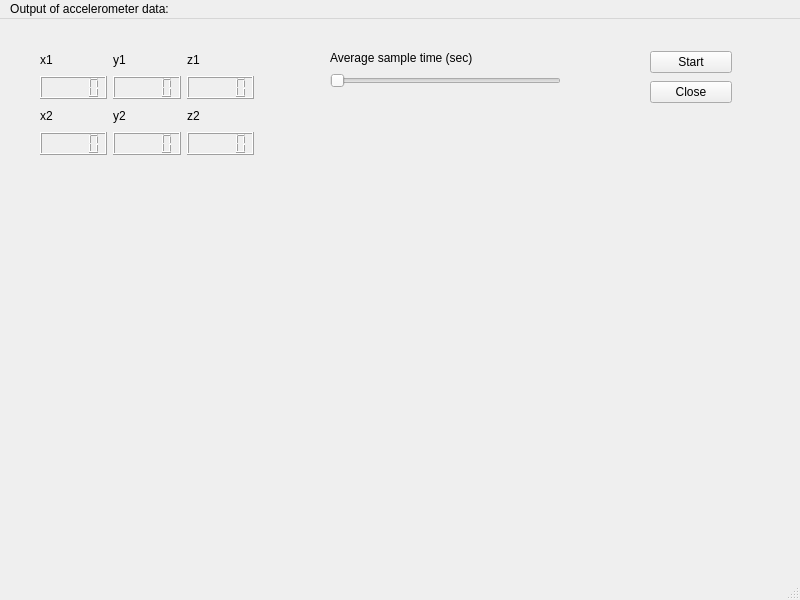
<?xml version="1.0" encoding="UTF-8"?>
<ui version="4.0">
 <class>MainWindow</class>
 <widget class="QMainWindow" name="MainWindow">
  <property name="geometry">
   <rect>
    <x>0</x>
    <y>0</y>
    <width>800</width>
    <height>600</height>
   </rect>
  </property>
  <property name="windowTitle">
   <string>MainWindow</string>
  </property>
  <widget class="QWidget" name="centralwidget">
   <widget class="QWidget" name="">
    <property name="geometry">
     <rect>
      <x>40</x>
      <y>30</y>
      <width>214</width>
      <height>106</height>
     </rect>
    </property>
    <layout class="QVBoxLayout" name="verticalLayout_11">
     <item>
      <layout class="QHBoxLayout" name="horizontalLayout">
       <item>
        <layout class="QVBoxLayout" name="verticalLayout_3">
         <item>
          <widget class="QLabel" name="label">
           <property name="text">
            <string>x1</string>
           </property>
          </widget>
         </item>
         <item>
          <widget class="QLCDNumber" name="lcdNumber"/>
         </item>
        </layout>
       </item>
       <item>
        <layout class="QVBoxLayout" name="verticalLayout_4">
         <item>
          <widget class="QLabel" name="label_2">
           <property name="text">
            <string>y1</string>
           </property>
          </widget>
         </item>
         <item>
          <widget class="QLCDNumber" name="lcdNumber_2"/>
         </item>
        </layout>
       </item>
       <item>
        <layout class="QVBoxLayout" name="verticalLayout_7">
         <item>
          <widget class="QLabel" name="label_5">
           <property name="text">
            <string>z1</string>
           </property>
          </widget>
         </item>
         <item>
          <widget class="QLCDNumber" name="lcdNumber_5"/>
         </item>
        </layout>
       </item>
      </layout>
     </item>
     <item>
      <layout class="QHBoxLayout" name="horizontalLayout_3">
       <item>
        <layout class="QVBoxLayout" name="verticalLayout_8">
         <item>
          <widget class="QLabel" name="label_6">
           <property name="text">
            <string>x2</string>
           </property>
          </widget>
         </item>
         <item>
          <widget class="QLCDNumber" name="lcdNumber_6"/>
         </item>
        </layout>
       </item>
       <item>
        <layout class="QVBoxLayout" name="verticalLayout_9">
         <item>
          <widget class="QLabel" name="label_7">
           <property name="text">
            <string>y2</string>
           </property>
          </widget>
         </item>
         <item>
          <widget class="QLCDNumber" name="lcdNumber_7"/>
         </item>
        </layout>
       </item>
       <item>
        <layout class="QVBoxLayout" name="verticalLayout_10">
         <item>
          <widget class="QLabel" name="label_8">
           <property name="text">
            <string>z2</string>
           </property>
          </widget>
         </item>
         <item>
          <widget class="QLCDNumber" name="lcdNumber_8"/>
         </item>
        </layout>
       </item>
      </layout>
     </item>
    </layout>
   </widget>
   <widget class="QWidget" name="">
    <property name="geometry">
     <rect>
      <x>330</x>
      <y>30</y>
      <width>231</width>
      <height>39</height>
     </rect>
    </property>
    <layout class="QVBoxLayout" name="verticalLayout_12">
     <item>
      <widget class="QLabel" name="label_9">
       <property name="text">
        <string>Average sample time (sec)</string>
       </property>
      </widget>
     </item>
     <item>
      <widget class="QSlider" name="horizontalSlider">
       <property name="orientation">
        <enum>Qt::Horizontal</enum>
       </property>
      </widget>
     </item>
    </layout>
   </widget>
   <widget class="QWidget" name="">
    <property name="geometry">
     <rect>
      <x>650</x>
      <y>30</y>
      <width>82</width>
      <height>56</height>
     </rect>
    </property>
    <layout class="QVBoxLayout" name="verticalLayout_2">
     <item>
      <widget class="QPushButton" name="pushButton">
       <property name="text">
        <string>Start</string>
       </property>
      </widget>
     </item>
     <item>
      <widget class="QPushButton" name="pushButton_2">
       <property name="text">
        <string>Close</string>
       </property>
      </widget>
     </item>
    </layout>
   </widget>
  </widget>
  <widget class="QMenuBar" name="menubar">
   <property name="geometry">
    <rect>
     <x>0</x>
     <y>0</y>
     <width>800</width>
     <height>21</height>
    </rect>
   </property>
   <widget class="QMenu" name="menuOutput_of_accelerometer_data">
    <property name="title">
     <string>Output of accelerometer data:</string>
    </property>
   </widget>
   <addaction name="menuOutput_of_accelerometer_data"/>
  </widget>
  <widget class="QStatusBar" name="statusbar"/>
 </widget>
 <resources/>
 <connections/>
</ui>
